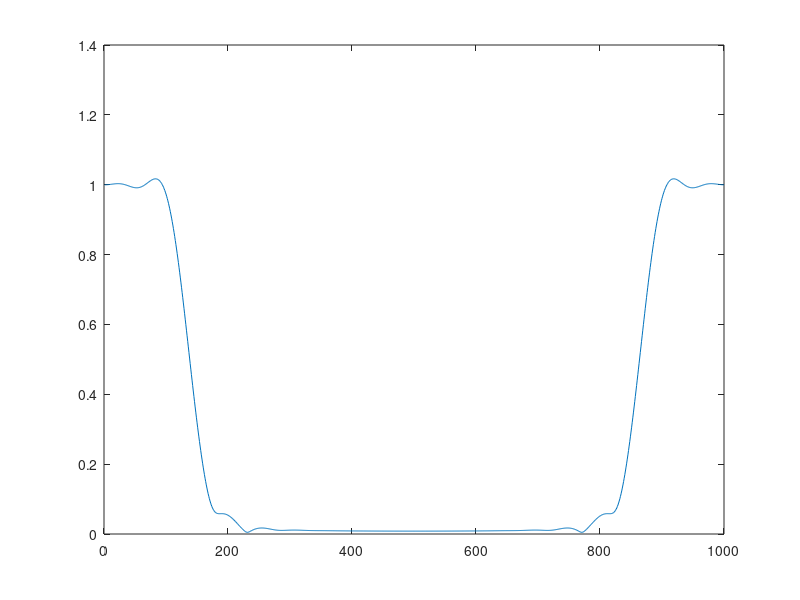
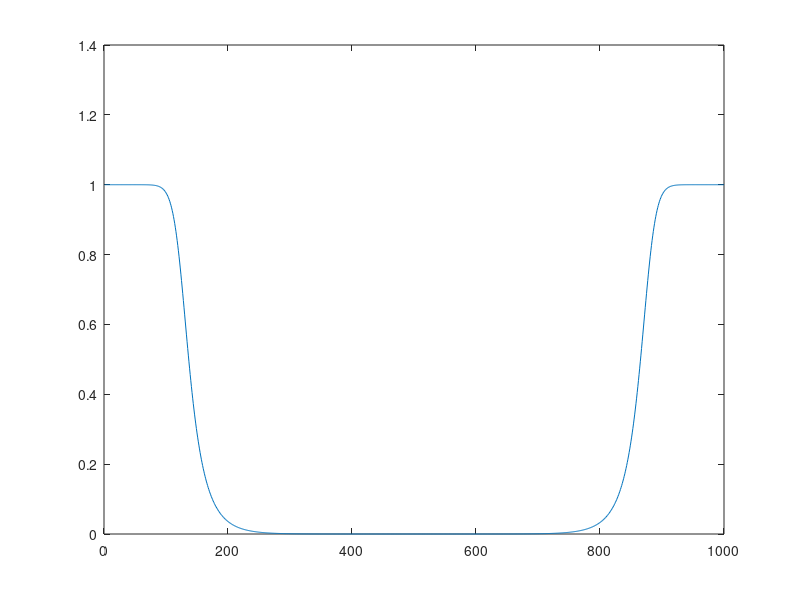
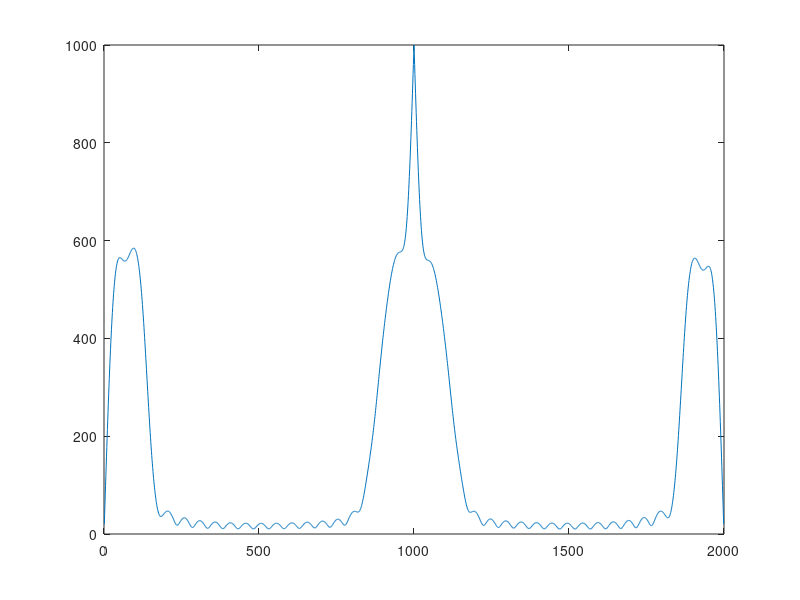
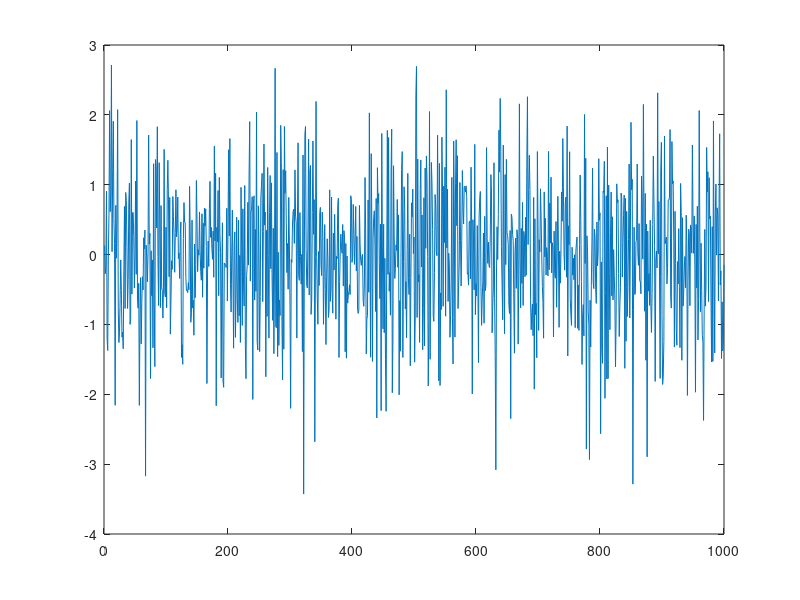

MATLAB code for these plots, in order:
close all

Nb = 6; % ordre du filtre
t = 2;

[b,a] = butter(Nb,0.5/t);

N = 1000;

S = randn(1,N);

axe_f = (0:1/N:1-1/N)*2*pi;
[h,w] = freqz(b,a,axe_f);

fenetre = zeros(1,N); fenetre(1:20) = 1;

h_tmp = ifft(h);
h_tmp2 = real(h_tmp.*fenetre);

fenetre_fft = fft(fenetre);

figure
[resp,~] = freqz(h_tmp2,1,axe_f);
plot(abs(resp))
figure
[r,w] = freqz(b,a,axe_f);
plot(abs(r))
figure
plot(abs(conv(h,fenetre_fft)))


y1 = filter(b,a,S);
y2 = conv(S,h_tmp2);

figure
plot(S)
figure
plot(y2(1:1000))





% plot(w,abs(h))